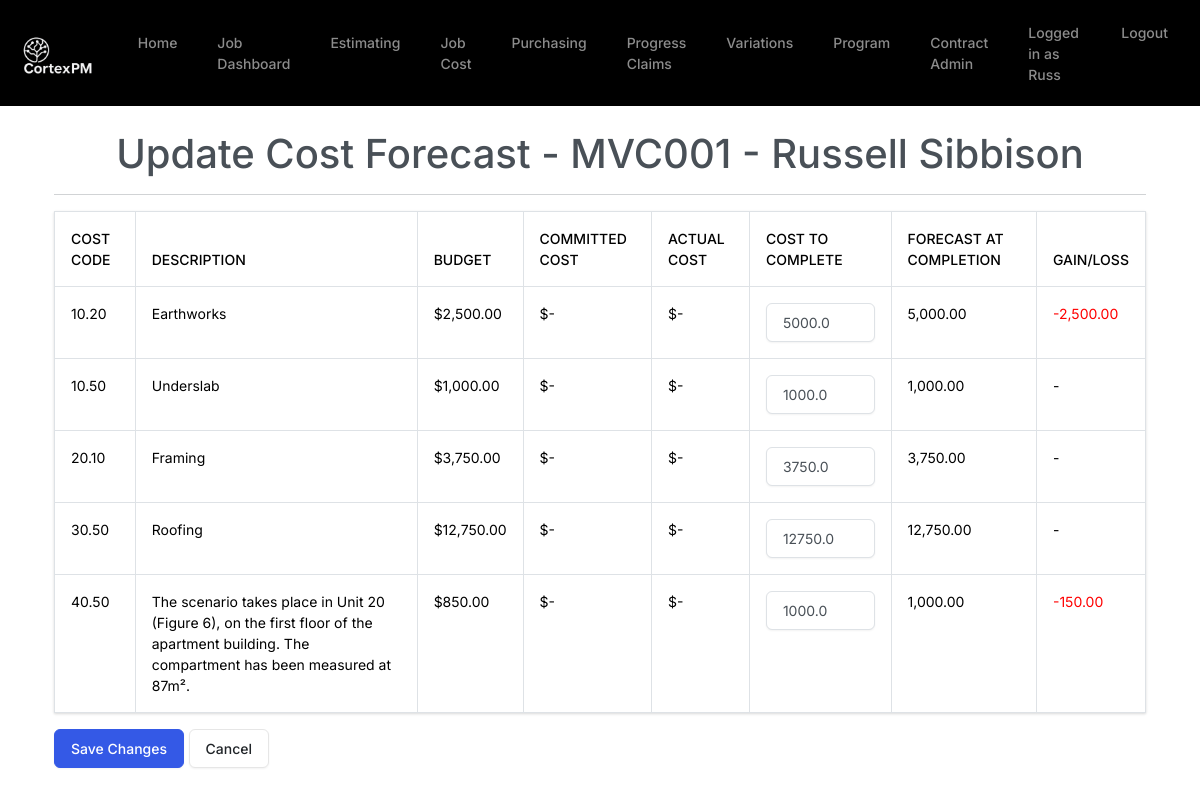
The app's page /cost-to-complete/1 (signed in) with its own data.
### website/models.py (models this page shows)
class User(db.Model, UserMixin):
    id = db.Column(db.Integer, primary_key=True)
    email = db.Column(db.String(150), unique=True)
    password = db.Column(db.String(150))
    first_name = db.Column(db.String(150))
    jobs = db.relationship('Job', backref='user', lazy=True)

class Job(db.Model):
    id = db.Column(db.Integer, primary_key=True)
    job_number = db.Column(db.String(20), unique=True, nullable=False)
    customer_first_name = db.Column(db.String(100), nullable=False)
    customer_last_name = db.Column(db.String(100), nullable=False)
    customer_email = db.Column(db.String(120))  # New field for customer email
    address_street = db.Column(db.String(200), nullable=False)
    address_suburb = db.Column(db.String(100), nullable=False)
    address_city = db.Column(db.String(100), nullable=False)
    address_state = db.Column(db.String(50), nullable=False)
    address_postcode = db.Column(db.String(10), nullable=False)  # New field for postcode
    budget = db.Column(db.Float, nullable=False)
    status = db.Column(db.String(50), default='Pending')
    stage = db.Column(db.String(50))
    user_id = db.Column(db.Integer, db.ForeignKey('user.id'), nullable=False)
    cost_items = db.relationship('CostItem', backref='job', lazy=True)

class CostItem(db.Model):
    id = db.Column(db.Integer, primary_key=True)
    cost_code = db.Column(db.String(50))
    description = db.Column(db.String(200))
    qty = db.Column(db.Float)  # New field for quantity
    unit = db.Column(db.String(20))  # New field for unit
    value = db.Column(db.Float)  # New field for value
    budget = db.Column(db.Float)
    committed_cost = db.Column(db.Float)
    actual_cost = db.Column(db.Float)
    cost_to_complete = db.Column(db.Float)
    forecast_at_completion = db.Column(db.Float)
    gain_loss = db.Column(db.Float)
    job_id = db.Column(db.Integer, db.ForeignKey('job.id'), nullable=False)

### website/views.py (the view, shortened to what this page needs)
@views.route('/cost-to-complete/<int:job_id>', methods=['GET', 'POST'])
@login_required
def cost_to_complete(job_id):
    job = Job.query.get_or_404(job_id)
    cost_items = job.cost_items
    return render_template("cost_to_complete.html", user=current_user, job=job, cost_items=cost_items)

### website/__init__.py (called while the page is built)
def create_app():
    app = Flask(__name__, static_folder='static', template_folder='templates')
    app.config['SECRET_KEY'] = 'your_secret_key'
    app.config['SQLALCHEMY_DATABASE_URI'] = f'sqlite:///{path.join(path.dirname(__file__), DB_NAME)}'
    db.init_app(app)
    from .views import views
    from .auth import auth
    app.register_blueprint(views, url_prefix='/')
    app.register_blueprint(auth, url_prefix='/')
    create_database(app)  # Call the function to create the database
    login_manager = LoginManager()
    login_manager.login_view = 'auth.login'  # Redirect to the login page if not logged in
    login_manager.init_app(app)
    @login_manager.user_loader
    def load_user(id):
        from .models import User  # Import User here to avoid circular imports
        return User.query.get(int(id))
    return app

### website/templates/cost_to_complete.html (shortened to what this page needs)
{% extends "base.html" %}
{% block content %}
<div class="container mt-4">
    <h1 class="text-center">Update Cost Forecast - {{ job.job_number }} - {{ job.customer_first_name }} {{ job.customer_last_name }}</h1>
    <hr />
    <form method="POST" action="{{ url_for('views.cost_to_complete', job_id=job.id) }}">
        <table class="table table-bordered">
            <thead>
                <tr>
                    <th>Cost Code</th>
                    <th>Description</th>
                    <th>Budget</th>
                    <th>Committed Cost</th>
                    <th>Actual Cost</th>
                    <th>Cost to Complete</th>
                    <th>Forecast at Completion</th>
                    <th>Gain/Loss</th>
                </tr>
            </thead>
            <tbody>
                {% for item in cost_items %}
                <tr>
                    <td>{{ item.cost_code }}</td>
                    <td>{{ item.description }}</td>
                    <td>${{ '{:,.2f}'.format(item.budget) }}</td>
                    <td>${{ '{:,.2f}'.format(item.committed_cost) if item.committed_cost else '-' }}</td>
                    <td>${{ '{:,.2f}'.format(item.actual_cost) if item.actual_cost else '-' }}</td>
                    <td><input type="number" class="form-control" name="cost_to_complete_{{ item.id }}" value="{{ item.cost_to_complete }}" step="any"></td>
                    <td>{{ '{:,.2f}'.format(item.forecast_at_completion) if item.forecast_at_completion else '-' }}</td>
                    <td {% if item.gain_loss and item.gain_loss < 0 %}style="color:red"{% endif %}>
                        {{ '{:,.2f}'.format(item.gain_loss) if item.gain_loss else '-' }}
                    </td>
                </tr>
                {% endfor %}
            </tbody>
        </table>
        <button type="submit" class="btn btn-primary">Save Changes</button>
        <a href="{{ url_for('views.job_cost') }}" class="btn btn-secondary">Cancel</a>
    </form>
</div>
{% endblock %}

### website/templates/base.html (shortened to what this page needs)
<!DOCTYPE html>
<html lang="en">
<head>
    <link href="{{ url_for('static', filename='css/bootstrap.min.css') }}" rel="stylesheet">
    <link rel="stylesheet" href="{{ url_for('static', filename='css/custom.css') }}">
</head>
<body>
    <nav class="navbar navbar-expand-lg navbar-dark bg-black">
        <div class="container-fluid">
            <a class="navbar-brand" href="/">
                <img src="{{ url_for('static', filename='images/Cortex Inverted Logo Trimmed.jpg') }}" alt="Logo" height="40" class="d-inline-block align-text-top">
            </a>
            <div class="collapse navbar-collapse" id="navbar">
              <div class="navbar-nav">
                {% if user.is_authenticated %}
                <a class="nav-item nav-link" id="home" href="/">Home</a>
                <a class="nav-item nav-link" id="jobDashboard" href="/job-dashboard">Job Dashboard</a>
                <a class="nav-item nav-link" id="estimating" href="/estimating">Estimating</a>
                <a class="nav-item nav-link" id="jobCost" href="/job-cost">Job Cost</a>
                <a class="nav-item nav-link" id="purchasing" href="/purchasing">Purchasing</a>
                <a class="nav-item nav-link" id="progressClaims" href="/progress-claims">Progress Claims</a>
                <a class="nav-item nav-link" id="variations" href="/variations">Variations</a>
                <a class="nav-item nav-link" id="program" href="/program">Program</a>
                <a class="nav-item nav-link" id="contractAdmin" href="/contract-admin">Contract Admin</a>
                {% else %}
                <a class="nav-item nav-link" id="signUp" href="/sign-up">Create Account</a>
                <a class="nav-item nav-link" id="login" href="/login">Login</a>
                {% endif %}
              </div>
              <div class="navbar-nav ms-auto">
                {% if user.is_authenticated %}
                <span class="nav-item nav-link">Logged in as {{ user.first_name }}</span>
                <a class="nav-item nav-link" id="logout" href="/logout">Logout</a>
                {% endif %}
              </div>
            </div>
        </div>
      </nav>
    <div class="container">
        {% block content %}{% endblock %}
    </div>
</body>
</html>

### website/static/css/custom.css (style rules this page uses)
input[type=number] { -moz-appearance: textfield; }

### records on screen
User: first_name "Russ"
Job: job_number "MVC001", customer_first_name "Russell", customer_last_name "Sibbison"
CostItem: cost_code "10.20", description "Earthworks", budget "2,500.00", committed_cost "-", actual_cost "-", cost_to_complete "5000.0", forecast_at_completion "5,000.00", gain_loss "-2,500.00"
CostItem: cost_code "10.50", description "Underslab", budget "1,000.00", committed_cost "-", actual_cost "-", cost_to_complete "1000.0", forecast_at_completion "1,000.00", gain_loss "-"
CostItem: cost_code "20.10", description "Framing", budget "3,750.00", committed_cost "-", actual_cost "-", cost_to_complete "3750.0", forecast_at_completion "3,750.00", gain_loss "-"
CostItem: cost_code "30.50", description "Roofing", budget "12,750.00", committed_cost "-", actual_cost "-", cost_to_complete "12750.0", forecast_at_completion "12,750.00", gain_loss "-"
CostItem: cost_code "40.50", description "The scenario takes place in Unit 20 (Figure 6), on the first floor of the apartment building. The compartment has been measured at 87m².", budget "850.00", committed_cost "-", actual_cost "-", cost_to_complete "1000.0", forecast_at_completion "1,000.00", gain_loss "-150.00"
